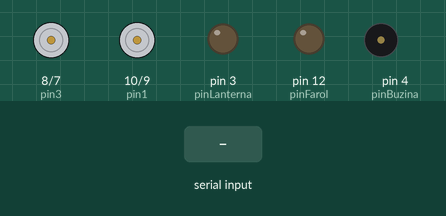
Simulated run of this sketch. Board: Arduino Uno, built with avr-gcc and run on an emulated ATmega328P. Shown: motor-driver pin pairs drawn as motors (green arrow = first pin HIGH = forward, orange = second pin HIGH = backward, longer = more drive), output pins drawn as LEDs (lit = HIGH), buzzer (waves = sounding, pin HIGH). Inputs (shaded band) come from the test bench. What the sketch prints to the serial monitor is not drawn.

Above: at 3.2 s.
3.3 s: "F" received over the second serial link
At 4.0 s:
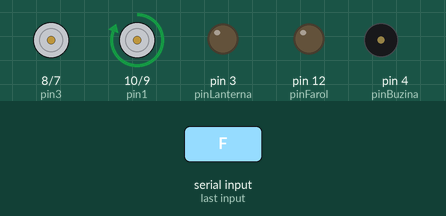
4.8 s: "I" received over the second serial link
At 5.1 s:
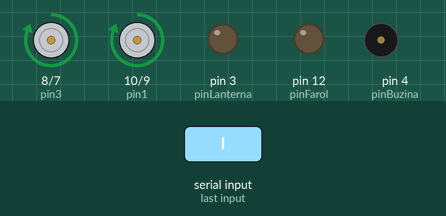
6.3 s: "G" received over the second serial link
At 7.5 s:
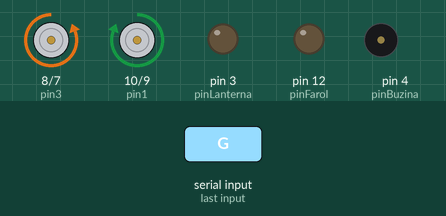
7.8 s: "R" received over the second serial link
At 8.6 s:
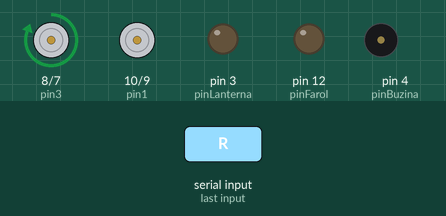
9.3 s: "L" received over the second serial link
At 9.8 s:
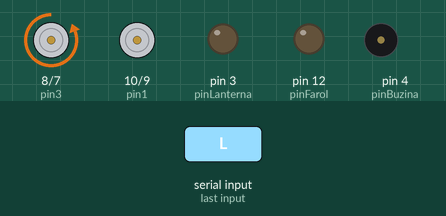
10.8 s: "B" received over the second serial link
At 12.1 s:
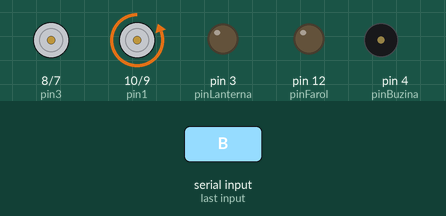
Timing chart, 0 to 13.3 s (numbered marks = the images above; inputs shaded):
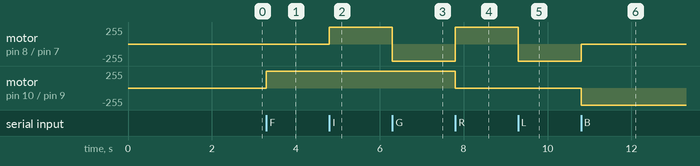

Measured:
- after the input at 3.3 s, motor on pin 10 (pin1) / pin 9 (pin2): stopped → forward 255/255 at once
- after the input at 4.8 s, motor on pin 8 (pin3) / pin 7 (pin4): stopped → forward 255/255 at once
- after the input at 6.3 s, motor on pin 8 (pin3) / pin 7 (pin4): forward 255/255 → backward 255/255 at once
- after the input at 7.8 s, motor on pin 8 (pin3) / pin 7 (pin4): backward 255/255 → forward 255/255 at once; motor on pin 10 (pin1) / pin 9 (pin2): forward 255/255 → stopped at once
- after the input at 9.3 s, motor on pin 8 (pin3) / pin 7 (pin4): forward 255/255 → backward 255/255 at once
- after the input at 10.8 s, motor on pin 8 (pin3) / pin 7 (pin4): backward 255/255 → stopped at once; motor on pin 10 (pin1) / pin 9 (pin2): stopped → backward 255/255 at once

The sketch:

Q0600-Sketch.ino
```cpp
/*
     CÓDIGO:  Q0600
     AUTOR:   BrincandoComIdeias
     LINK:    https://www.youtube.com/brincandocomideias ; https://cursodearduino.net/ ; https://cursoderobotica.net
     COMPRE:  https://www.arducore.com.br/
     SKETCH:  Carrinho Baja Team Arduino
     DATA:    27/12/2019
*/

// INCLUSÃO DE BIBLIOTECAS
#include "motor.h"
#include <SoftwareSerial.h>
#include "PiscaLed.h"

// DEFINIÇÕES DE PINOS
#define pinFarol 12
#define pinLanterna 3
#define pinBuzina 4

#define pinRx 5
#define pinTx 6

// DEFINIÇÕES
#define LIGADO HIGH
#define DESLIGADO LOW

// INSTANCIANDO OBJETOS
SoftwareSerial btSerial(pinRx, pinTx); // RX, TX

// DECLARAÇÃO DE FUNÇÕES
PiscaLed farol(pinFarol, 350);
PiscaLed lanterna(pinLanterna, 350);

// DECLARAÇÃO DE VARIÁVEIS
char comando;
bool estadoFarol, estadoLanterna, estadoPisca;

void setup() {
  Serial.begin(9600);
  btSerial.begin(9600);

  pinMode(pin1, OUTPUT);
  pinMode(pin2, OUTPUT);
  pinMode(pin3, OUTPUT);
  pinMode(pin4, OUTPUT);

  pinMode(pinBuzina, OUTPUT);

  digitalWrite(pinFarol, LOW);
  digitalWrite(pinLanterna, LOW);
  digitalWrite(pinBuzina, LOW);

  estadoFarol = estadoLanterna = estadoPisca = DESLIGADO;

  Serial.println("Fim Setup");
  delay(2000);
}

void loop() {

  if (estadoPisca) {
    farol.loop();
    lanterna.loop();
  }

  if (btSerial.available()) {
    comando = btSerial.read();
  }

  switch (comando) {
    case 'F': {
        moveFrente();
        break;
      }
    case 'I': {
        frenteDireita();
        break;
      }
    case 'G': {
        frenteEsquerda();
        break;
      }
    case 'R': {
        direita();
        break;
      }
    case 'L': {
        esquerda();
        break;
      }
    case 'B': {
        moveRe();
        break;
      }
    case 'H': {
        reEsquerda();
        break;
      }
    case 'J': {
        reDireita();
        break;
      }
    case 'W': {
        digitalWrite(pinFarol, HIGH);
        estadoFarol = LIGADO;
        break;
      }
    case 'w': {
        digitalWrite(pinFarol, LOW);
        estadoFarol = DESLIGADO;
        break;
      }
    case 'U': {
        digitalWrite(pinLanterna, HIGH);
        estadoLanterna = LIGADO;
        break;
      }
    case 'u': {
        digitalWrite(pinLanterna, LOW);
        estadoLanterna = DESLIGADO;
        break;
      }
    case 'V': {
        tone(pinBuzina, 380);
        break;
      }
    case 'v': {
        noTone(pinBuzina);
        break;
      }
    case 'X': {
        farol.play();
        lanterna.play();
        estadoPisca = LIGADO;
        break;
      }
    case 'x': {
        farol.stop();
        lanterna.stop();

        farol.loop();
        lanterna.loop();

        estadoPisca = DESLIGADO;

        if ( estadoLanterna) digitalWrite(pinLanterna, HIGH);
        else digitalWrite(pinLanterna, LOW);

        if ( estadoFarol) digitalWrite(pinFarol, HIGH);
        else digitalWrite(pinFarol, LOW);

        break;
      }
    default: {
        parar();
        break;
      }
  }
}


// IMPLEMENTO DE FUNÇÕES
```

PiscaLed.h
```cpp
#ifndef PiscaLed_h
#define PiscaLed_h

#include "Arduino.h"

class PiscaLed {
  public:
    PiscaLed(byte pinLED, int tempoPisca = 1000);
    void play();
    void stop();
    void loop();
	bool estado();
  private:
    unsigned long delayPisca;
    bool estadoPisca;
    byte pino;
    int  tempo;
};

#endif
```

motor.h
```cpp
#define pin1 10
#define pin2 9
#define pin3 8
#define pin4 7

void moveFrente(){
  digitalWrite(pin1, HIGH);
  digitalWrite(pin2, LOW);

  digitalWrite(pin3, LOW);
  digitalWrite(pin4, LOW);
}

void frenteDireita(){
  digitalWrite(pin1, HIGH);
  digitalWrite(pin2, LOW);

  digitalWrite(pin3, HIGH);
  digitalWrite(pin4, LOW);
}

void frenteEsquerda(){
  digitalWrite(pin1, HIGH);
  digitalWrite(pin2, LOW);

  digitalWrite(pin3, LOW);
  digitalWrite(pin4, HIGH);
}

void moveRe(){
  digitalWrite(pin1, LOW);
  digitalWrite(pin2, HIGH);

  digitalWrite(pin3, LOW);
  digitalWrite(pin4, LOW);
}

void reDireita(){
  digitalWrite(pin1, LOW);
  digitalWrite(pin2, HIGH);

  digitalWrite(pin3, HIGH);
  digitalWrite(pin4, LOW);
}

void reEsquerda(){
  digitalWrite(pin1, LOW);
  digitalWrite(pin2, HIGH);

  digitalWrite(pin3, LOW);
  digitalWrite(pin4, HIGH);
}

void direita(){
  digitalWrite(pin1, LOW);
  digitalWrite(pin2, LOW);

  digitalWrite(pin3, HIGH);
  digitalWrite(pin4, LOW);
}

void esquerda(){
  digitalWrite(pin1, LOW);
  digitalWrite(pin2, LOW);

  digitalWrite(pin3, LOW);
  digitalWrite(pin4, HIGH);
}

void parar(){
  digitalWrite(pin1, LOW);
  digitalWrite(pin2, LOW);

  digitalWrite(pin3, LOW);
  digitalWrite(pin4, LOW);
}
```
